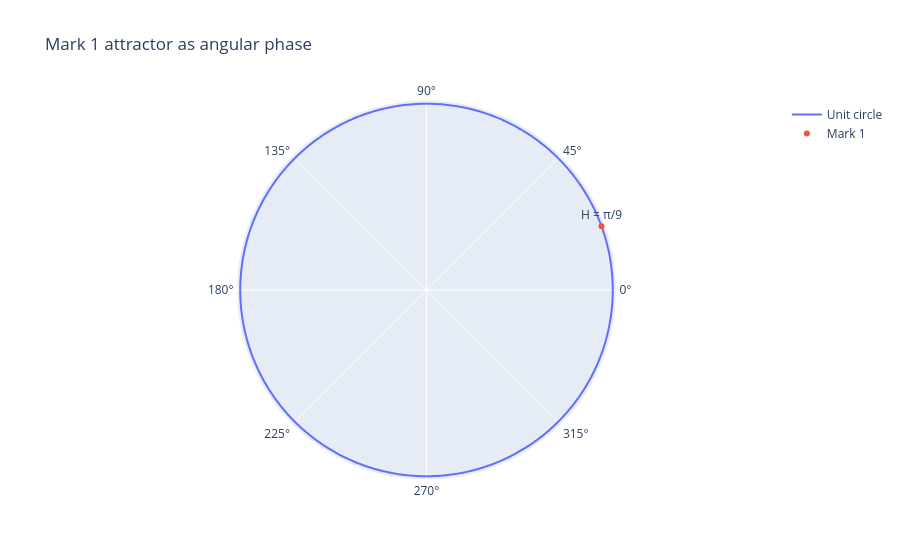

The cell this chart's notebook holds for it:
### Code cell
theta = np.linspace(0, 2 * np.pi, 600)
r = np.ones_like(theta)
fig_mark1 = go.Figure()
fig_mark1.add_trace(go.Scatterpolar(theta=np.degrees(theta), r=r, mode="lines", name="Unit circle"))
fig_mark1.add_trace(go.Scatterpolar(theta=[math.degrees(H)], r=[1], mode="markers+text", text=["H = π/9"], textposition="top center", name="Mark 1"))
fig_mark1.update_layout(
    title="Mark 1 attractor as angular phase",
    polar=dict(radialaxis=dict(visible=False))
)
fig_mark1.show()

maybe_save_fig(fig_mark1, "fig_mark1_phase.html")

### Figure 1 — Plotly figure (JSON) as saved in the notebook; plotly's stock layout.template omitted (floating-point values rounded to 4 significant figures; data arrays with more than 128 entries replaced by an {"elided": "..."} marker saying what was removed)
{"data": [{"mode": "lines", "name": "Unit circle", "r": {"elided": "600 float values"}, "theta": {"elided": "600 float values"}, "type": "scatterpolar"}, {"mode": "markers+text", "name": "Mark 1", "r": [1], "text": ["H = π/9"], "textposition": "top center", "theta": [20], "type": "scatterpolar"}], "layout": {"polar": {"radialaxis": {"visible": false}}, "title": {"text": "Mark 1 attractor as angular phase"}}}
